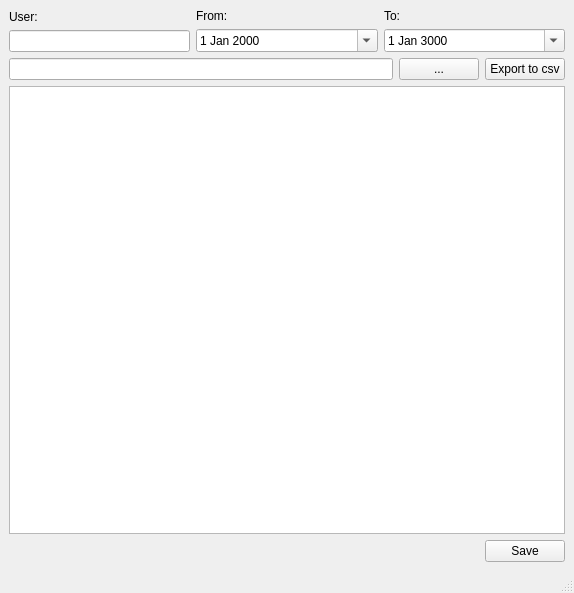
<?xml version="1.0" encoding="UTF-8"?>
<ui version="4.0">
 <class>dlg_lot_usermanager</class>
 <widget class="QMainWindow" name="dlg_lot_usermanager">
  <property name="geometry">
   <rect>
    <x>0</x>
    <y>0</y>
    <width>574</width>
    <height>593</height>
   </rect>
  </property>
  <property name="windowTitle">
   <string>User management</string>
  </property>
  <widget class="QWidget" name="centralwidget">
   <layout class="QGridLayout" name="gridLayout_4">
    <item row="3" column="1">
     <widget class="QPushButton" name="btn_accept">
      <property name="text">
       <string>Save</string>
      </property>
     </widget>
    </item>
    <item row="3" column="0">
     <spacer name="horizontalSpacer">
      <property name="orientation">
       <enum>Qt::Horizontal</enum>
      </property>
      <property name="sizeHint" stdset="0">
       <size>
        <width>40</width>
        <height>20</height>
       </size>
      </property>
     </spacer>
    </item>
    <item row="2" column="0" colspan="2">
     <widget class="QTableView" name="tbl_user">
      <property name="sortingEnabled">
       <bool>true</bool>
      </property>
     </widget>
    </item>
    <item row="1" column="0" colspan="2">
     <layout class="QHBoxLayout" name="horizontalLayout_24">
      <item>
       <widget class="QLineEdit" name="txt_path"/>
      </item>
      <item>
       <widget class="QPushButton" name="btn_path">
        <property name="text">
         <string>...</string>
        </property>
       </widget>
      </item>
      <item>
       <widget class="QPushButton" name="btn_export_user">
        <property name="text">
         <string>Export to csv</string>
        </property>
       </widget>
      </item>
     </layout>
    </item>
    <item row="0" column="0" colspan="2">
     <layout class="QHBoxLayout" name="horizontalLayout_22">
      <item>
       <layout class="QVBoxLayout" name="verticalLayout">
        <item>
         <widget class="QLabel" name="lbl_user_filter">
          <property name="text">
           <string>User:</string>
          </property>
         </widget>
        </item>
        <item>
         <widget class="QLineEdit" name="txt_user_filter">
          <property name="sizePolicy">
           <sizepolicy hsizetype="Preferred" vsizetype="Fixed">
            <horstretch>0</horstretch>
            <verstretch>0</verstretch>
           </sizepolicy>
          </property>
         </widget>
        </item>
       </layout>
      </item>
      <item>
       <layout class="QVBoxLayout" name="verticalLayout_9">
        <item>
         <widget class="QLabel" name="lbl_data_event_from">
          <property name="text">
           <string>From:</string>
          </property>
         </widget>
        </item>
        <item>
         <widget class="QDateEdit" name="date_event_from">
          <property name="calendarPopup">
           <bool>true</bool>
          </property>
         </widget>
        </item>
       </layout>
      </item>
      <item>
       <layout class="QVBoxLayout" name="verticalLayout_10">
        <item>
         <widget class="QLabel" name="lbl_data_event_to">
          <property name="text">
           <string>To:</string>
          </property>
         </widget>
        </item>
        <item>
         <widget class="QDateEdit" name="date_event_to">
          <property name="calendarPopup">
           <bool>true</bool>
          </property>
          <property name="date">
           <date>
            <year>3000</year>
            <month>1</month>
            <day>1</day>
           </date>
          </property>
         </widget>
        </item>
       </layout>
      </item>
     </layout>
    </item>
   </layout>
  </widget>
  <widget class="QStatusBar" name="statusbar"/>
 </widget>
 <resources/>
 <connections/>
</ui>
